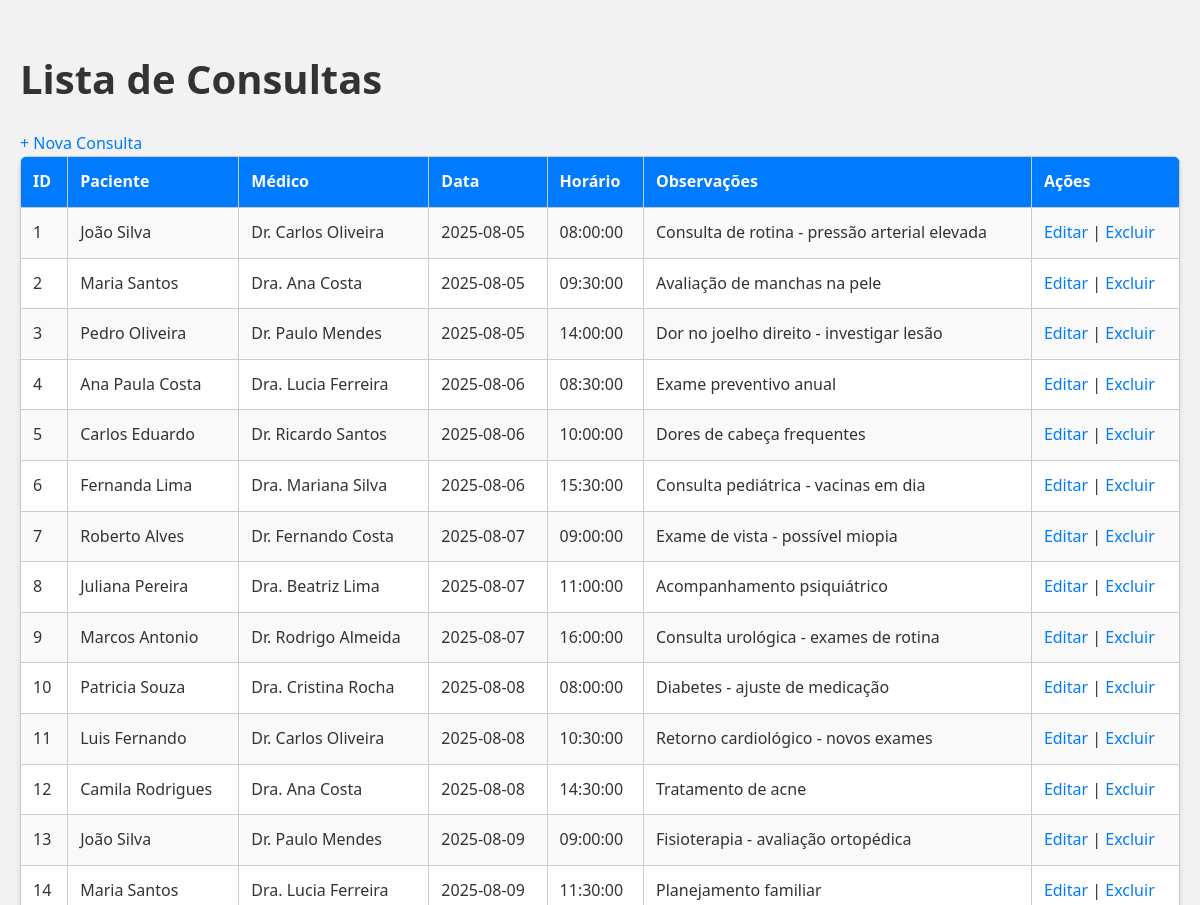
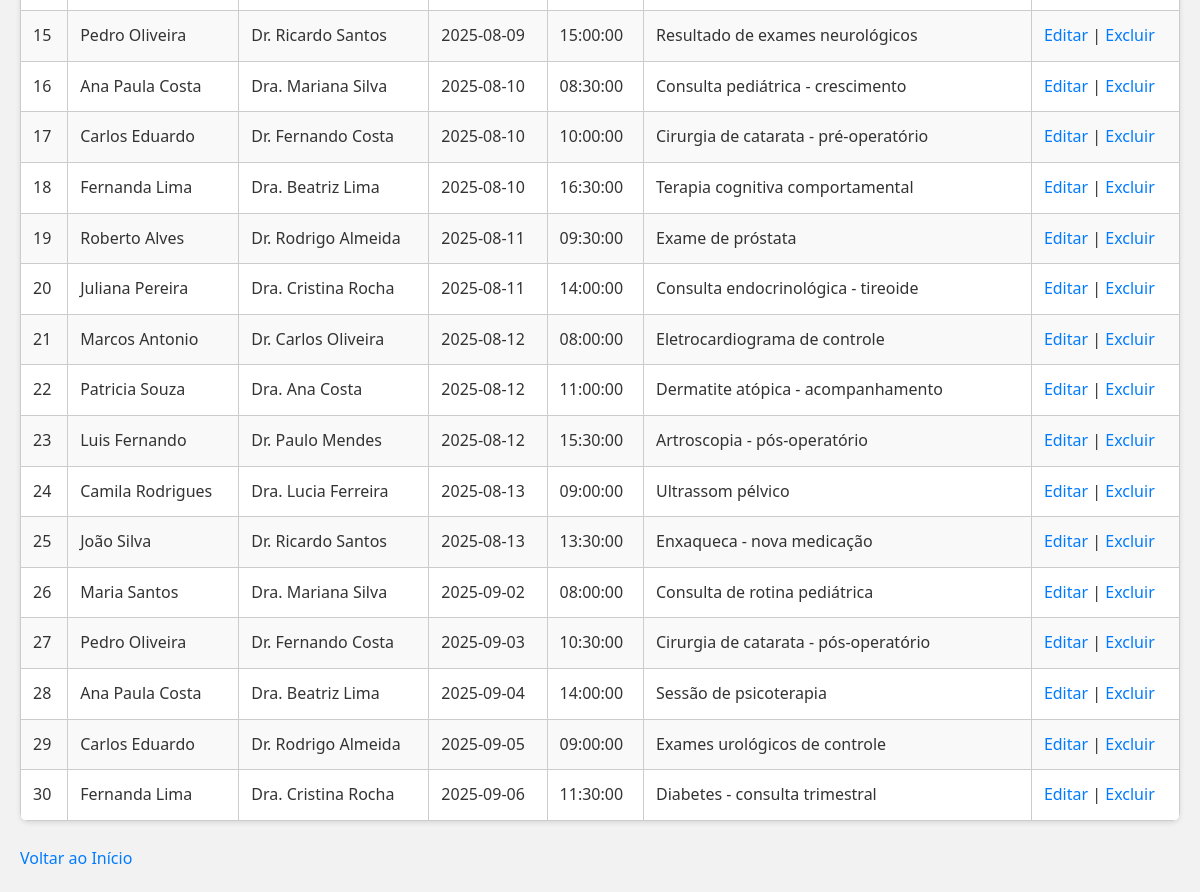
The app's page /consultas/listar.php with its own data (2 pictures, top to bottom).
### tables this page shows
CREATE TABLE consultas (
    id INT AUTO_INCREMENT PRIMARY KEY,
    paciente_id INT NOT NULL,
    medico_id INT NOT NULL,
    data DATE NOT NULL,
    horario TIME NOT NULL,
    observacoes TEXT,
    FOREIGN KEY (paciente_id) REFERENCES pacientes(id) ON DELETE CASCADE,
    FOREIGN KEY (medico_id) REFERENCES medicos(id) ON DELETE CASCADE
);

CREATE TABLE pacientes (
    id INT AUTO_INCREMENT PRIMARY KEY,
    nome VARCHAR(100) NOT NULL,
    cpf VARCHAR(14) UNIQUE NOT NULL,
    data_nascimento DATE NOT NULL,
    genero ENUM('M', 'F', 'O') NOT NULL,
    email VARCHAR(100) UNIQUE NOT NULL,
    telefone VARCHAR(20) NOT NULL
);

CREATE TABLE medicos (
    id INT AUTO_INCREMENT PRIMARY KEY,
    nome VARCHAR(100) NOT NULL,
    crm VARCHAR(20) UNIQUE NOT NULL,
    especialidade VARCHAR(50) NOT NULL,
    telefone VARCHAR(20) NOT NULL
);

### consultas/listar.php (the view, shortened to what this page needs)
<?php
include_once '../conexao.php';
$sql = "SELECT consultas.id, pacientes.nome AS paciente, medicos.nome AS medico, data, horario, observacoes
        FROM consultas
        JOIN pacientes ON consultas.paciente_id = pacientes.id
        JOIN medicos ON consultas.medico_id = medicos.id
        ORDER BY data, horario";
$resultado = $conn->query($sql);
?>
<!DOCTYPE html>
<html lang="pt-br">
<head>
    <link rel="stylesheet" href="../assets/css/style.css" />
</head>
<body>
<h1>Lista de Consultas</h1>
<a href="agendar.php">+ Nova Consulta</a>
<table>
    <tr>
        <th>ID</th>
        <th>Paciente</th>
        <th>Médico</th>
        <th>Data</th>
        <th>Horário</th>
        <th>Observações</th>
        <th>Ações</th>
    </tr>
    <?php while ($consulta = $resultado->fetch_assoc()): ?>
    <tr>
        <td><?= htmlspecialchars($consulta['id']) ?></td>
        <td><?= htmlspecialchars($consulta['paciente']) ?></td>
        <td><?= htmlspecialchars($consulta['medico']) ?></td>
        <td><?= htmlspecialchars($consulta['data']) ?></td>
        <td><?= htmlspecialchars($consulta['horario']) ?></td>
        <td><?= htmlspecialchars($consulta['observacoes']) ?></td>
        <td>
            <a href="editar.php?id=<?= $consulta['id'] ?>">Editar</a> |
            <a href="excluir.php?id=<?= $consulta['id'] ?>" onclick="return confirm('Tem certeza que deseja excluir?');">Excluir</a>
        </td>
    </tr>
    <?php endwhile; ?>
</table>
<br>
<a href="../index.php">Voltar ao Início</a>
</body>
</html>

### assets/css/style.css (style rules this page uses)
body { font-family: 'Segoe UI', Tahoma, Geneva, Verdana, sans-serif; background-color: #f2f2f2; padding: 20px; margin: 0; line-height: 1.6; color: #333; }
h1 { color: #333; font-size: 2.5rem; margin-bottom: 20px; }
a { text-decoration: none; color: #007BFF; transition: color 0.3s ease; }
table { width: 100%; border-collapse: collapse; background: #fff; box-shadow: 0 2px 5px rgba(0, 0, 0, 0.1); border-radius: 8px; overflow: hidden; }
th, td { padding: 12px; border: 1px solid #ccc; text-align: left; }
th { background-color: #007BFF; color: white; font-weight: bold; }
tr:nth-child(even) { background-color: #f9f9f9; }

### records on screen
consultas: id "1", paciente.nome "João Silva", medico.nome "Dr. Carlos Oliveira", data "2025-08-05", horario "08:00:00", observacoes "Consulta de rotina - pressão arterial elevada"
consultas: id "2", paciente.nome "Maria Santos", medico.nome "Dra. Ana Costa", data "2025-08-05", horario "09:30:00", observacoes "Avaliação de manchas na pele"
consultas: id "3", paciente.nome "Pedro Oliveira", medico.nome "Dr. Paulo Mendes", data "2025-08-05", horario "14:00:00", observacoes "Dor no joelho direito - investigar lesão"
consultas: id "4", paciente.nome "Ana Paula Costa", medico.nome "Dra. Lucia Ferreira", data "2025-08-06", horario "08:30:00", observacoes "Exame preventivo anual"
consultas: id "5", paciente.nome "Carlos Eduardo", medico.nome "Dr. Ricardo Santos", data "2025-08-06", horario "10:00:00", observacoes "Dores de cabeça frequentes"
consultas: id "6", paciente.nome "Fernanda Lima", medico.nome "Dra. Mariana Silva", data "2025-08-06", horario "15:30:00", observacoes "Consulta pediátrica - vacinas em dia"
consultas: id "7", paciente.nome "Roberto Alves", medico.nome "Dr. Fernando Costa", data "2025-08-07", horario "09:00:00", observacoes "Exame de vista - possível miopia"
consultas: id "8", paciente.nome "Juliana Pereira", medico.nome "Dra. Beatriz Lima", data "2025-08-07", horario "11:00:00", observacoes "Acompanhamento psiquiátrico"
consultas: id "9", paciente.nome "Marcos Antonio", medico.nome "Dr. Rodrigo Almeida", data "2025-08-07", horario "16:00:00", observacoes "Consulta urológica - exames de rotina"
consultas: id "10", paciente.nome "Patricia Souza", medico.nome "Dra. Cristina Rocha", data "2025-08-08", horario "08:00:00", observacoes "Diabetes - ajuste de medicação"
consultas: id "11", paciente.nome "Luis Fernando", medico.nome "Dr. Carlos Oliveira", data "2025-08-08", horario "10:30:00", observacoes "Retorno cardiológico - novos exames"
consultas: id "12", paciente.nome "Camila Rodrigues", medico.nome "Dra. Ana Costa", data "2025-08-08", horario "14:30:00", observacoes "Tratamento de acne"
consultas: id "13", paciente.nome "João Silva", medico.nome "Dr. Paulo Mendes", data "2025-08-09", horario "09:00:00", observacoes "Fisioterapia - avaliação ortopédica"
consultas: id "14", paciente.nome "Maria Santos", medico.nome "Dra. Lucia Ferreira", data "2025-08-09", horario "11:30:00", observacoes "Planejamento familiar"
consultas: id "15", paciente.nome "Pedro Oliveira", medico.nome "Dr. Ricardo Santos", data "2025-08-09", horario "15:00:00", observacoes "Resultado de exames neurológicos"
consultas: id "16", paciente.nome "Ana Paula Costa", medico.nome "Dra. Mariana Silva", data "2025-08-10", horario "08:30:00", observacoes "Consulta pediátrica - crescimento"
consultas: id "17", paciente.nome "Carlos Eduardo", medico.nome "Dr. Fernando Costa", data "2025-08-10", horario "10:00:00", observacoes "Cirurgia de catarata - pré-operatório"
consultas: id "18", paciente.nome "Fernanda Lima", medico.nome "Dra. Beatriz Lima", data "2025-08-10", horario "16:30:00", observacoes "Terapia cognitiva comportamental"
consultas: id "19", paciente.nome "Roberto Alves", medico.nome "Dr. Rodrigo Almeida", data "2025-08-11", horario "09:30:00", observacoes "Exame de próstata"
consultas: id "20", paciente.nome "Juliana Pereira", medico.nome "Dra. Cristina Rocha", data "2025-08-11", horario "14:00:00", observacoes "Consulta endocrinológica - tireoide"
consultas: id "21", paciente.nome "Marcos Antonio", medico.nome "Dr. Carlos Oliveira", data "2025-08-12", horario "08:00:00", observacoes "Eletrocardiograma de controle"
consultas: id "22", paciente.nome "Patricia Souza", medico.nome "Dra. Ana Costa", data "2025-08-12", horario "11:00:00", observacoes "Dermatite atópica - acompanhamento"
consultas: id "23", paciente.nome "Luis Fernando", medico.nome "Dr. Paulo Mendes", data "2025-08-12", horario "15:30:00", observacoes "Artroscopia - pós-operatório"
consultas: id "24", paciente.nome "Camila Rodrigues", medico.nome "Dra. Lucia Ferreira", data "2025-08-13", horario "09:00:00", observacoes "Ultrassom pélvico"
consultas: id "25", paciente.nome "João Silva", medico.nome "Dr. Ricardo Santos", data "2025-08-13", horario "13:30:00", observacoes "Enxaqueca - nova medicação"
consultas: id "26", paciente.nome "Maria Santos", medico.nome "Dra. Mariana Silva", data "2025-09-02", horario "08:00:00", observacoes "Consulta de rotina pediátrica"
consultas: id "27", paciente.nome "Pedro Oliveira", medico.nome "Dr. Fernando Costa", data "2025-09-03", horario "10:30:00", observacoes "Cirurgia de catarata - pós-operatório"
consultas: id "28", paciente.nome "Ana Paula Costa", medico.nome "Dra. Beatriz Lima", data "2025-09-04", horario "14:00:00", observacoes "Sessão de psicoterapia"
consultas: id "29", paciente.nome "Carlos Eduardo", medico.nome "Dr. Rodrigo Almeida", data "2025-09-05", horario "09:00:00", observacoes "Exames urológicos de controle"
consultas: id "30", paciente.nome "Fernanda Lima", medico.nome "Dra. Cristina Rocha", data "2025-09-06", horario "11:30:00", observacoes "Diabetes - consulta trimestral"
